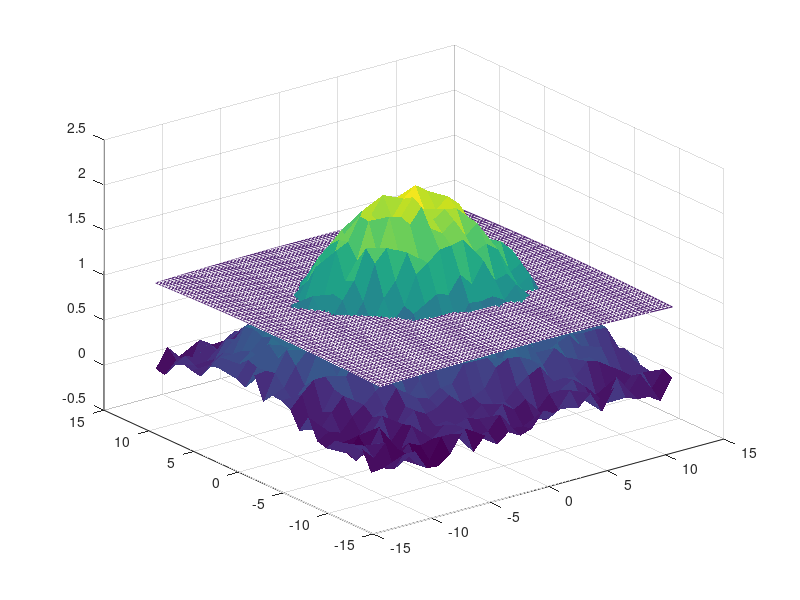

Reproduce this figure in MATLAB. (Note: this script raises an error after producing the figure.)
%%%%%%%%%%%%%%%%%%%%%%%%%%%%%%%%%%%%%%%%%%%%%%%%%%%%%%%%%%%%%%%%%%%%%%%%%%%
%
%                   Fit a 2D Gaussian Function to Data
%
%  Created by G. Nootz, May 2012. and modif by: Manuel A. Diaz, Jan 2016.
%
%%%%%%%%%%%%%%%%%%%%%%%%%%%%%%%%%%%%%%%%%%%%%%%%%%%%%%%%%%%%%%%%%%%%%%%%%%%
% PURPOSE:
%   Fit a 2D gaussian centroid to simulated data.
%
% INPUT:
%   Data: two-dimensional array of size nxn.
%   x0 = [Amp,x0,wx,y0,wy,theta]: Inital guess parameters.
%   x = [Amp,x0,wx,y0,wy,theta]: simulated gaussian parameters.
%   noise: noise in % of centroid peak value, A(1).
%
% OUTPUT:
%   Gaussian function parameters.
%
% NOTE:
%   1.This routine uses Matlab's 'lsqcurvefit' function to fit.
%   2.The initial values in x0 must be close to x in order for the fit
%   to converge to the values of x (especially if noise is added).
%
% MODIFS
%   -Code is re-formulated into a single and simpler implementation.
%
%%%%%%%%%%%%%%%%%%%%%%%%%%%%%%%%%%%%%%%%%%%%%%%%%%%%%%%%%%%%%%%%%%%%%%%%%%%
clear all; % memory
close all; % windows

%% ---Fitting Functions---
%
% Coeficients A convention:
%	A = [Amplitude, x0, x-Width, y0, y-Width, Angle(in Radians)]
%
% X-data convention:
%	X is of size(n,n,2) where
%	X(:,:,1) : x-coordinates,
%	X(:,:,2) : y-coordinates.
%
% In this numerical test we use two-dimensional fitting functions:

% 1. 2D Gaussian function ( A requires 5 coefs ).
g = @(A,X) A(1)*exp( -((X(:,:,1)-A(2)).^2/(2*A(3)^2) + (X(:,:,2)-A(4)).^2/(2*A(5)^2)) );

% 2. 2D Rotated Gaussian function ( A requires 6 coefs ).
f = @(A,X) A(1)*exp( -(...
    ( X(:,:,1)*cos(A(6))-X(:,:,2)*sin(A(6)) - A(2)*cos(A(6))+A(4)*sin(A(6)) ).^2/(2*A(3)^2) + ...
    ( X(:,:,1)*sin(A(6))+X(:,:,2)*cos(A(6)) - A(2)*sin(A(6))-A(4)*cos(A(6)) ).^2/(2*A(5)^2) ) );

%% ---Parameters---
n = 25; m = 25;         % n x m pixels area/data matrix
A0 = [1,0,50,0,50,0];   % Inital (guess) parameters
InterpMethod='nearest'; % 'nearest','linear','spline','cubic'
FitOrientation='fit';	% 'fit': fit for orientation, 'dont' fit for orientation

%% ---Build numerical Grids---
% Numerical Grid
[x,y]=meshgrid(-n/2:n/2,-m/2:m/2);
X=zeros(m+1,n+1,2);
X(:,:,1)=x;
X(:,:,2)=y;

% X=ones(m+1,n+1,2);
% High Resolution Grid
h=3;
[xh,yh]=meshgrid(-n/2:1/h:n/2,-m/2:1/h:m/2);
Xh=zeros(h*m+1,h*n+1,2);
Xh(:,:,1)=xh;
Xh(:,:,2)=yh;

%% ---Build Sample to be fitted---
% Sample Parameters:
% A_s = [2, 2.2, 7, 3.4, 4.5, pi/25]; % The original example
A_s = [2, 0, 7, 0, 4.5, pi/8]; % The original example
% A_s = [0, 0, 0, 0, 0, 0];

% Build Sample data,
S = f(A_s,X);
keyboard
% disp(X);
% disp(S);

% Generate Noise in sample data:
noise=(15/100)*A_s(1); S=S+noise*(rand(size(x))-0.5);

%% ---Fit---
% Define lower and upper bounds [Amp,xo,wx,yo,wy,fi]
lb = [0,-n/2,0,-n/2,0,0];
ub = [realmax('double'),n/2,(n/2)^2,n/2,(n/2)^2,pi/4];

% Fit sample data
switch FitOrientation
    case 'dont', [A,resnorm,res,flag,output] = lsqcurvefit(g,A0(1:5),X,S,lb(1:5),ub(1:5));
    case 'fit',  [A,resnorm,res,flag,output] = lsqcurvefit(f,A0,X,S,lb,ub);
    otherwise, error('invalid entry');
end
disp(output); % display summary of LSQ algorithm

%% ---Plot Data---
% Plot 3D Data and Fitted curve
hf1=figure(1); set(hf1,'Position',[1000 600 800 500]);
switch FitOrientation
    case 'dont', C=del2(g(A,Xh)); mesh(xh,yh,g(A,Xh),C); hold on
    case 'fit',  C=del2(f(A,Xh)); mesh(xh,yh,f(A,Xh),C); hold on
end
surface(x,y,S,'EdgeColor','none'); alpha(0.5);
colormap('pink'); view(-60,20); grid on; hold off

% Plot Sample Pixels data
hf2=figure(2); set(hf2,'Position',[20 20 800 800]);
subplot(4,4,[5,6,7,9,10,11,13,14,15]); imagesc(x(1,:),y(:,1),S);
colormap('hot');

% Output and compare data and fitted function coefs
text(-n/2-5,m/2+5.0,sprintf('\t Amplitude \t X-Coord \t X-Width \t Y-Coord \t Y-Width \t Angle'),'Color','black');
text(-n/2-5,m/2+6.2,sprintf('Set \t %1.3f \t %1.3f \t %1.3f \t %1.3f \t %1.3f \t %1.3f',A_s),'Color','blue');
text(-n/2-5,m/2+7.4,sprintf('Fit \t %1.3f \t %1.3f \t %1.3f \t %1.3f \t %1.3f \t %1.3f',A),'Color','red');

% Plot vertical and horizontal axis
vx_h=x(1,:); vy_v=y(:,1);
switch FitOrientation
    case 'fit', M=-tan(A(6));
        % generate points along _horizontal & _vertical axis
        vy_h=M*(vx_h-A(2))+A(4); hPoints = interp2(x,y,S,vx_h,vy_h,InterpMethod);
        vx_v=M*(A(4)-vy_v)+A(2); vPoints = interp2(x,y,S,vx_v,vy_v,InterpMethod);
    case 'dont', A(6)=0;
        % generate points along _horizontal & _vertical axis
        vy_h=A(4)*ones(size(vx_h)); hPoints = interp2(x,y,S,vx_h,vy_h,InterpMethod);
        vx_v=A(2)*ones(size(vy_v)); vPoints = interp2(x,y,S,vx_v,vy_v,InterpMethod);
end

% plot lines
hold on; plot(A(2),A(4),'+b',vx_h,vy_h,'.r',vx_v,vy_v,'.g'); hold off;

% Plot cross sections
dmin=1.1*min(S(:)); xfit=xh(1,:); hfit=A(1)*exp(-(xfit-A(2)).^2/(2*A(3)^2));
dmax=1.1*max(S(:)); yfit=yh(:,1); vfit=A(1)*exp(-(yfit-A(4)).^2/(2*A(5)^2));
subplot(4,4,[1,2,3]); xposh = (vx_h-A(2))/cos(A(6))+A(2);
plot(xposh,hPoints,'r.',xfit,hfit,'black'); grid on; axis([-n/2,n/2,dmin,dmax]);
subplot(4,4,[8,12,16]); xposv = (vy_v-A(4))/cos(A(6))+A(4);
plot(vPoints,xposv,'g.',vfit,yfit,'black'); grid on; axis([dmin,dmax,-m/2,m/2]);
set(gca,'YDir','reverse');
